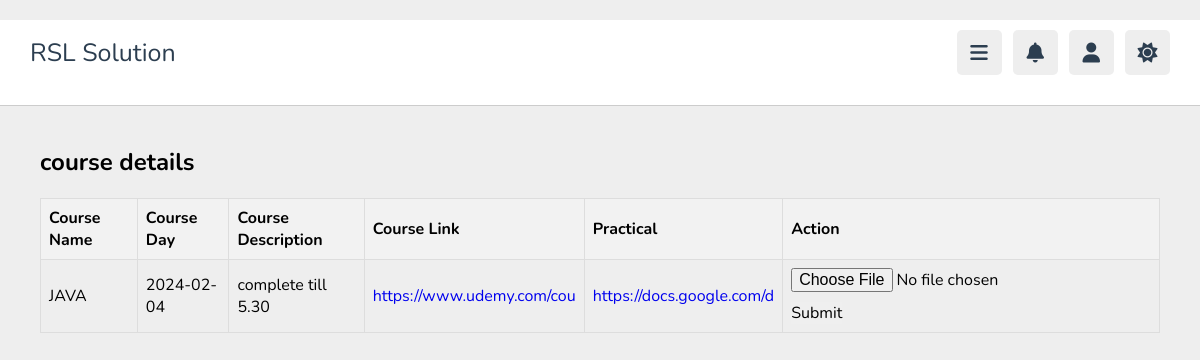
Page /student/courses.php on the committed database.
### tables this page shows
CREATE TABLE `stdcourse` (
  `id` int(11) NOT NULL,
  `coursename` varchar(25) NOT NULL,
  `date` date NOT NULL,
  `coursedescription` varchar(25) NOT NULL,
  `courselink` varchar(25) NOT NULL,
  `practicallink` varchar(25) NOT NULL
);

### student/courses.php (the view, shortened to what this page needs)
<?php
$servername = "localhost";
$username = "root";
$password = "";
$dbname = "lms_db";
$conn = new mysqli($servername, $username, $password, $dbname);
$sql = "SELECT * FROM stdcourse";
$result = $conn->query($sql);
?>
<!DOCTYPE html>
<html lang="en">
<head>
   <link rel="stylesheet" href="https://cdnjs.cloudflare.com/ajax/libs/font-awesome/6.1.2/css/all.min.css">
   <link rel="stylesheet" href="css/style.css">
</head>
<body>
   <?php include 'header.php'; ?>
   <section>
      <h1>course details</h1>
      <table>
         <thead>
            <tr>
               <th scope="col">Course Name</th>
               <th scope="col">Course Day</th>
               <th scope="col">Course Description</th>
               <th scope="col">Course Link</th>
               <th scope="col">Practical</th>
               <th scope="col">Action</th>
            </tr>
         </thead>
         <tbody>
            <?php
            if ($result->num_rows > 0) {
               while ($row = $result->fetch_assoc()) {
                  echo "<tr>
                         <td>" . $row["coursename"] . "</td>
                         <td>" . $row["date"] . "</td>
                         <td>" . $row["coursedescription"] . "</td>
                         <td><a href='" . $row["courselink"] . "' target='_blank'>" . $row["courselink"] . "</a></td>
                         <td><a href='" . $row["practicallink"] . "' target='_blank'>" . $row["practicallink"] . "</a></td>
                         <td>
                         <form action='uploadfile.php' method='post'  enctype='multipart/form-data'>
                         <input type='file' id='uploadfile' name='uploadfile' required />
                         <button type='submit'>Submit</button>
                         </form>
                         </td>
                         </tr>";
               }
               echo "</table>";
            }
            ?>
   </section>
</body>
</html>

### student/css/style.css (style rules this page uses)
:root { --main-color:#8e44ad; --red:#e74c3c; --orange:#8e44ad; --light-color:#888; --light-bg:#eee; --black:#2c3e50; --white:#fff; --border:.1rem solid rgba(0,0,0,.2); }
* { font-family: 'Nunito', sans-serif; margin:0; padding:0; box-sizing: border-box; outline: none; border:none; text-decoration: none; }
html { font-size: 62.5%; overflow-x: hidden; }
body { background-color: var(--light-bg); padding-left: 30rem; }
section { padding:2rem; margin: 0 auto; max-width: 1200px; }
@media (max-width:1200px) { body { padding-left: 0; } }

### student/courses.php (style rules this page uses)
* { box-sizing: border-box; font-size: medium; }
table { width: 100%; border-collapse: collapse; margin-top: 20px; }
th, td { border: 1px solid #ddd; padding: 8px; text-align: left; }
th { background-color: #f2f2f2; }
form { margin: 0; }
input[type="file"] { display: inline-block; margin-bottom: 10px; }
section { margin: 20px; }
h1 { font-size: 24px; }

### rows in the picture
stdcourse: coursename "JAVA", date "2024-02-04", coursedescription "complete till 5.30", courselink "https://www.udemy.com/cou", practicallink "https://docs.google.com/d"
